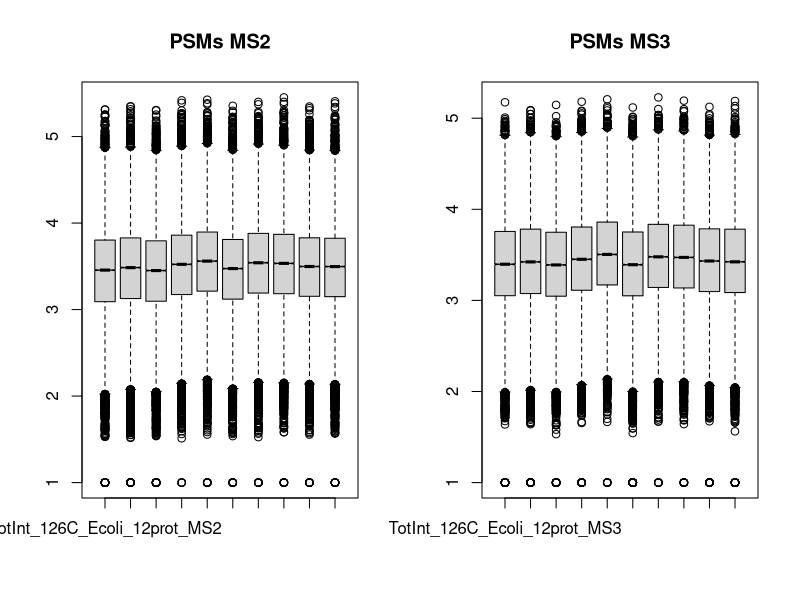
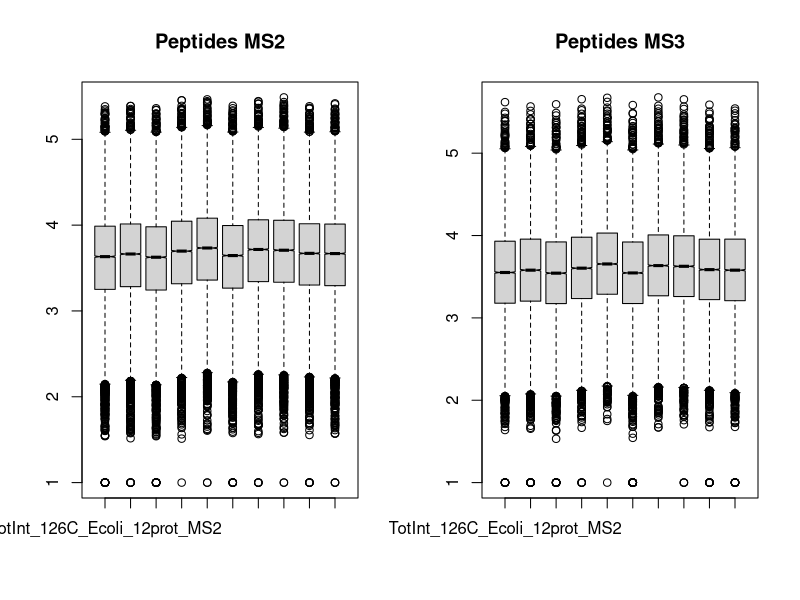
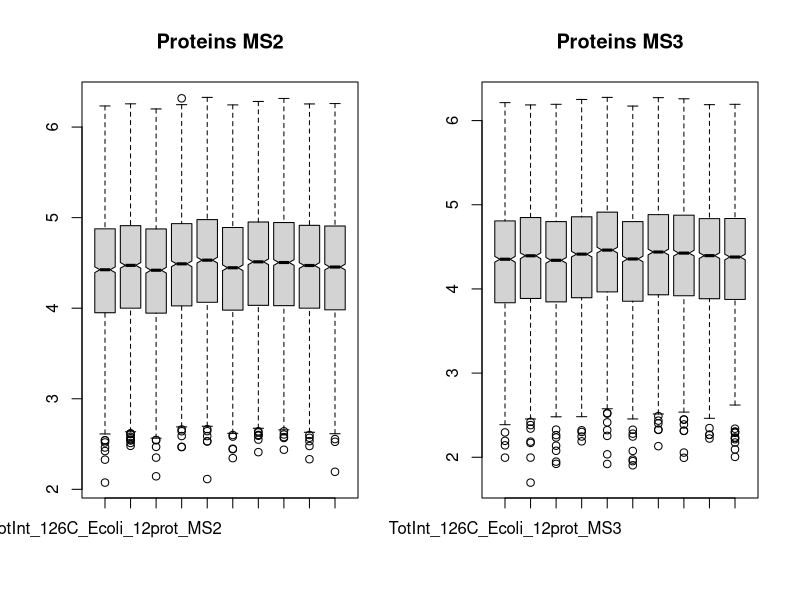
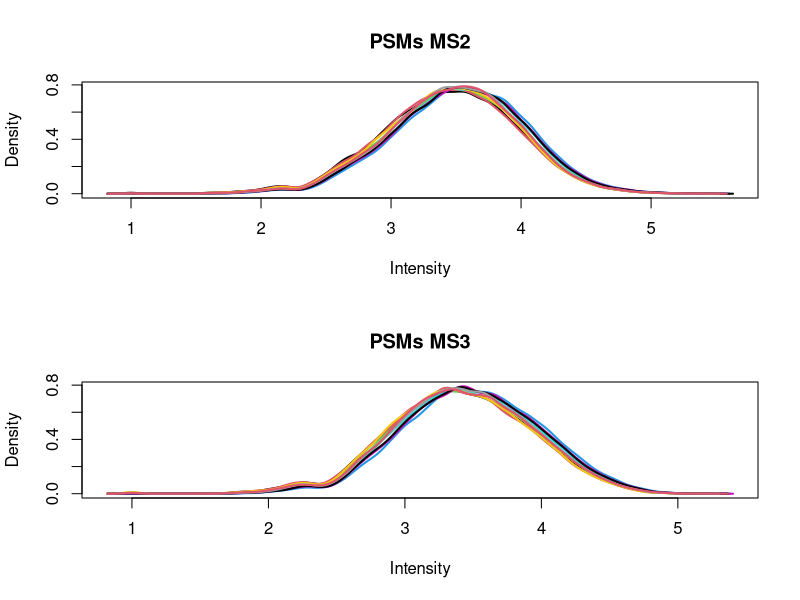
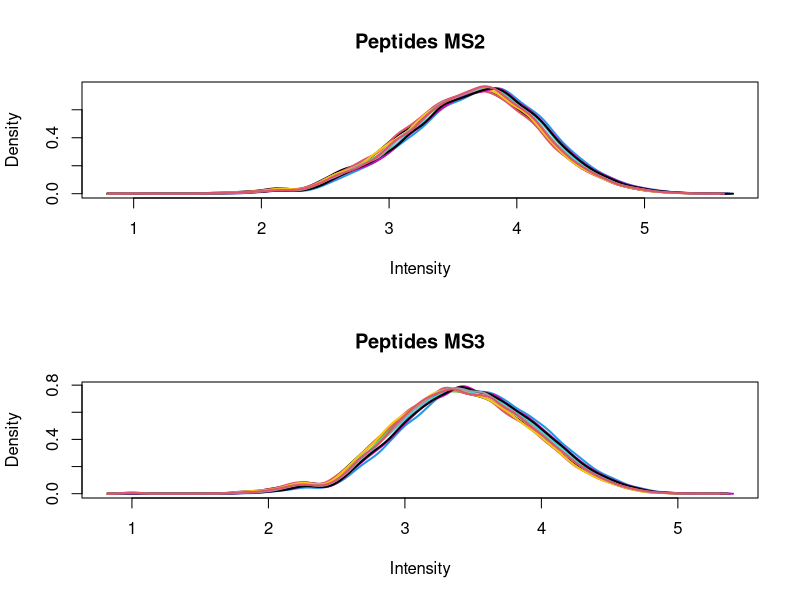
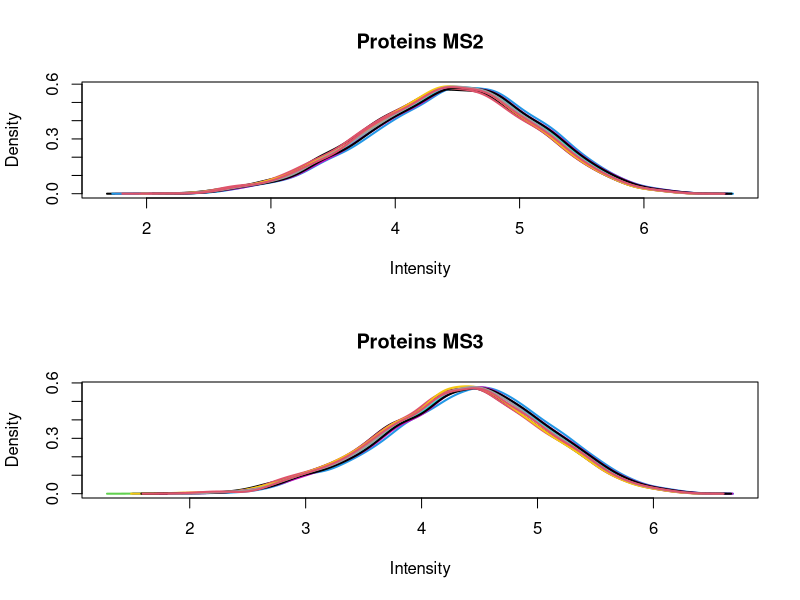
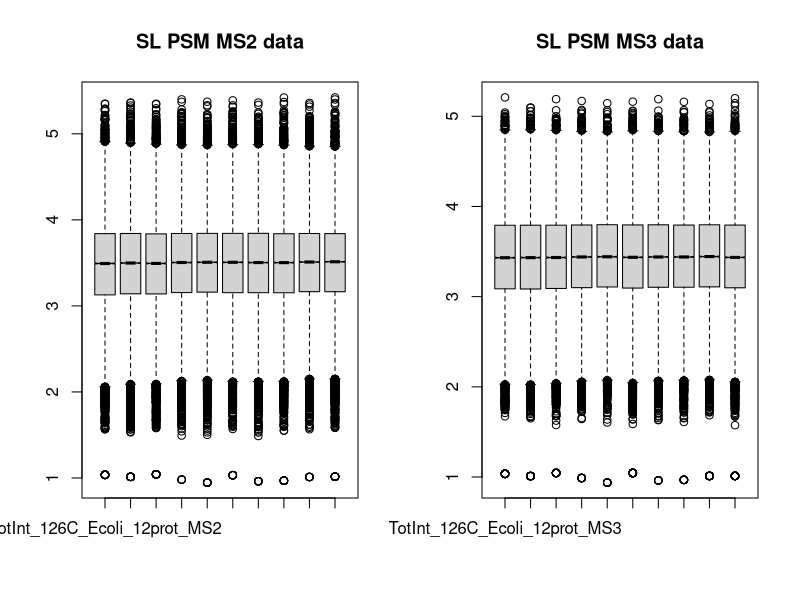
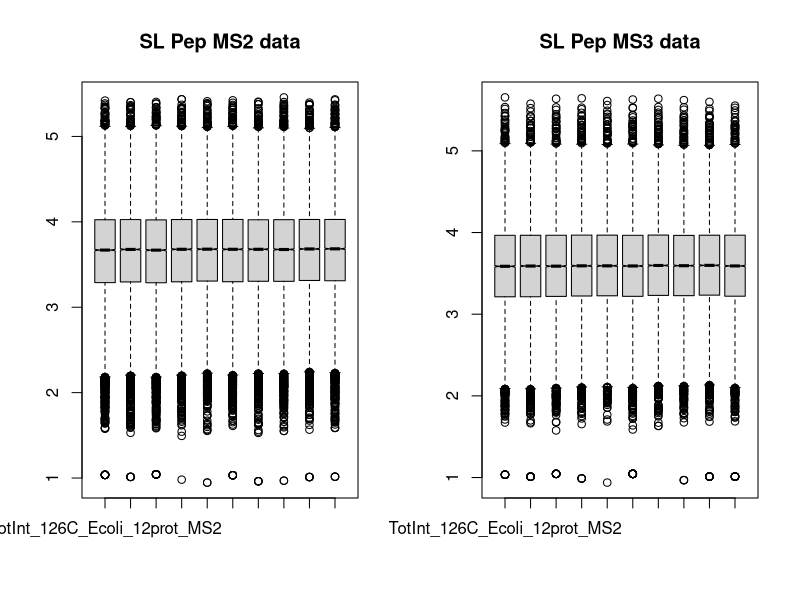

Write the R code that produced these figures, in order.
# comparing PSM, peptide, and protein intensity properties

# Data from this publication:
#D’Angelo, G., Chaerkady, R., Yu, W., Hizal, D.B., Hess, S., Zhao, W., Lekstrom, K., Guo, X., White, W.I., 
# Roskos, L. and Bowen, M.A., 2017. Statistical models for the analysis of isobaric tags multiplexed 
#quantitative proteomics. Journal of proteome research, 16(9), pp.3124-3136.

# load libraries
library(tidyverse)
library(limma)
library(edgeR)

# read in the four datasets and remove the spike-in proteins at the top of the frames
# PSMs
psm_ms2_all <- read.csv("./MS2/MS2_evidence.csv", stringsAsFactors = FALSE)
print("Raw import numbers:")
dim(psm_ms2_all)
psm_ms2 <- psm_ms2_all[471:dim(psm_ms2_all)[1], 2:11]
psm_ms3_all <- read.csv("./MS3/MS3_evidence.csv", stringsAsFactors = FALSE)
dim(psm_ms3_all)
psm_ms3 <- psm_ms3_all[354:dim(psm_ms3_all)[1], 2:11]

# Peptides
pep_ms2_all <- read.csv("./MS2/MS2_peptides.csv", stringsAsFactors = FALSE)
dim(pep_ms2_all)
pep_ms2 <- pep_ms2_all[219:dim(pep_ms2_all)[1], 2:11]
pep_ms3_all <- read.csv("./MS3/MS3_peptides.csv", stringsAsFactors = FALSE)
dim(pep_ms3_all)
pep_ms3 <- pep_ms3_all[183:dim(pep_ms3_all)[1], 2:11]

# Proteins
prot_ms2_all <- read.csv("./MS2/MS2_proteinGroups.csv", stringsAsFactors = FALSE)
dim(prot_ms2_all)
prot_ms2 <- prot_ms2_all[13:dim(prot_ms2_all)[1], 2:11]
prot_ms3_all <- read.csv("./MS3/MS3_proteinGroups.csv", stringsAsFactors = FALSE)
dim(prot_ms3_all)
prot_ms3 <- prot_ms3_all[13:dim(prot_ms3_all)[1], 2:11]

# replace zeros with "10" (something small relative to the smallest non-zero values)
psm_ms2[psm_ms2 <= 1] <- 10
psm_ms3[psm_ms3 <= 1] <- 10
pep_ms2[pep_ms2 <= 1] <- 10
pep_ms3[pep_ms3 <= 1] <- 10

# use something a bit larger for proteins
prot_ms2[prot_ms2 <= 1] <- 50
prot_ms3[prot_ms3 <= 1] <- 50

# check column sums
sum_frame <- data.frame(format(round(colSums(psm_ms2), digits = 0), big.mark = ","),
                        format(round(colSums(pep_ms2), digits = 0), big.mark = ","),
                        format(round(colSums(prot_ms2), digits = 0), big.mark = ","),
                        format(round(colSums(psm_ms3), digits = 0), big.mark = ","),
                        format(round(colSums(pep_ms3), digits = 0), big.mark = ","),
                        format(round(colSums(prot_ms3), digits = 0), big.mark = ","))
colnames(sum_frame) <- c("PSM_MS2", "Peptide_MS2", "Prot_MS2", "PSM_MS3", "Peptide_MS3", "Prot_MS3")
print("Column sums of different aggregation levels of E. coli proteins:")
sum_frame

# use the short names as working names and save at each stage to more descriptive variable names
psm_ms2_raw <- psm_ms2
psm_ms3_raw <- psm_ms3
pep_ms2_raw <- pep_ms2
pep_ms3_raw <- pep_ms3
prot_ms2_raw <- prot_ms2
prot_ms3_raw <- prot_ms3

# compare some intensity (peak heights) distributions with box plots
par(mfrow = c(1, 2))
boxplot(log10(psm_ms2), notch = TRUE, main = "PSMs MS2")
boxplot(log10(psm_ms3), notch = TRUE, main = "PSMs MS3")
boxplot(log10(pep_ms2), notch = TRUE, main = "Peptides MS2")
boxplot(log10(pep_ms3), notch = TRUE, main = "Peptides MS3")
boxplot(log10(prot_ms2), notch = TRUE, main = "Proteins MS2")
boxplot(log10(prot_ms3), notch = TRUE, main = "Proteins MS3")

# compare some intensity (peak heights) distributions
par(mfrow = c(2, 1))
plotDensities(log10(psm_ms2), main = "PSMs MS2", legend = FALSE)
plotDensities(log10(psm_ms3), main = "PSMs MS3", legend = FALSE)
plotDensities(log10(pep_ms2), main = "Peptides MS2", legend = FALSE)
plotDensities(log10(psm_ms3), main = "Peptides MS3", legend = FALSE)
plotDensities(log10(prot_ms2), main = "Proteins MS2", legend = FALSE)
plotDensities(log10(prot_ms3), main = "Proteins MS3", legend = FALSE)
par(mfrow = c(1, 1))

# see what we have in the columns at each level of aggregation
print("PSM_MS2:")
summary(psm_ms2[6])
print("Peptides_MS2:")
summary(pep_ms2[6])
print("Proteins_MS2")
summary(prot_ms2[6])
print("PSM_MS3:")
summary(psm_ms3[6])
print("Peptides_MS3:")
summary(pep_ms3[6])
print("Proteins_MS3")
summary(prot_ms3[6])

# figure out the global scaling values
tar_psm_ms2 <- mean(colSums(psm_ms2))
tar_pep_ms2 <- mean(colSums(pep_ms2))
tar_prot_ms2 <- mean(colSums(prot_ms2))
tar_psm_ms3 <- mean(colSums(psm_ms3))
tar_pep_ms3 <- mean(colSums(pep_ms3))
tar_prot_ms3 <- mean(colSums(prot_ms3))

# do the sample loading normalization before the IRS normalization
# there is a different correction factor for each column
facs_psm_ms2 <- tar_psm_ms2 / colSums(psm_ms2)
psm_ms2 <- sweep(psm_ms2, 2, facs_psm_ms2, FUN = "*")
facs_pep_ms2 <- tar_pep_ms2 / colSums(pep_ms2)
pep_ms2 <- sweep(pep_ms2, 2, facs_pep_ms2, FUN = "*")
facs_prot_ms2 <- tar_prot_ms2 / colSums(prot_ms2)
prot_ms2 <- sweep(prot_ms2, 2, facs_prot_ms2, FUN = "*")
facs_psm_ms3 <- tar_psm_ms3 / colSums(psm_ms3)
psm_ms3 <- sweep(psm_ms3, 2, facs_psm_ms3, FUN = "*")
facs_pep_ms3 <- tar_pep_ms3 / colSums(pep_ms3)
pep_ms3 <- sweep(pep_ms3, 2, facs_pep_ms3, FUN = "*")
facs_prot_ms3 <- tar_prot_ms3 / colSums(prot_ms3)
prot_ms3 <- sweep(prot_ms3, 2, facs_prot_ms3, FUN = "*")

# see what the SL normalized data look like
par(mfrow = c(1, 2))
boxplot(log10(psm_ms2), notch = TRUE, main = "SL PSM MS2 data")
boxplot(log10(psm_ms3), notch = TRUE, main = "SL PSM MS3 data")
boxplot(log10(pep_ms2), notch = TRUE, main = "SL Pep MS2 data")
boxplot(log10(pep_ms3), notch = TRUE, main = "SL Pep MS3 data")
boxplot(log10(prot_ms2), notch = TRUE, main = "SL Prot MS2 data")
boxplot(log10(prot_ms3), notch = TRUE, main = "SL Prot MS3 data")

# NOTE: density distributions order samples differently than box plots...
par(mfrow = c(2, 1))
plotDensities(log10(psm_ms2), legend = FALSE, main = "SL PSM MS2 data")
plotDensities(log10(psm_ms3), legend = FALSE, main = "SL PSM MS3 data")
plotDensities(log10(pep_ms2), legend = FALSE, main = "SL Pep MS2 data")
plotDensities(log10(pep_ms3), legend = FALSE, main = "SL Pep MS3 data")
plotDensities(log10(prot_ms2), legend = FALSE, main = "SL Prot MS2 data")
plotDensities(log10(prot_ms3), legend = FALSE, main = "SL Prot MS3 data")
par(mfrow = c(1, 1))

# do TMM on data
psm_ms2_tmm <- calcNormFactors(psm_ms2)
psm_ms2 <- sweep(psm_ms2, 2, psm_ms2_tmm, FUN = "/") # this is data after SL and TMM on original scale
pep_ms2_tmm <- calcNormFactors(pep_ms2)
pep_ms2 <- sweep(pep_ms2, 2, pep_ms2_tmm, FUN = "/") # this is data after SL and TMM on original scale
print("Print the TMM correction factors (MS2 proteins then MS3 proteins:")
(prot_ms2_tmm <- calcNormFactors(prot_ms2))
prot_ms2 <- sweep(prot_ms2, 2, prot_ms2_tmm, FUN = "/") # this is data after SL and TMM on original scale

psm_ms3_tmm <- calcNormFactors(psm_ms3)
psm_ms3 <- sweep(psm_ms2, 2, psm_ms3_tmm, FUN = "/") # this is data after SL and TMM on original scale
pep_ms3_tmm <- calcNormFactors(pep_ms3)
pep_ms3 <- sweep(pep_ms2, 2, pep_ms3_tmm, FUN = "/") # this is data after SL and TMM on original scale
(prot_ms3_tmm <- calcNormFactors(prot_ms3))
prot_ms3 <- sweep(prot_ms2, 2, prot_ms3_tmm, FUN = "/") # this is data after SL and TMM on original scale

# see what the SL/TMM normalized data look like
par(mfrow = c(1, 2))
boxplot(log10(psm_ms2), notch = TRUE, main = "SL/TMM PSM MS2 data")
boxplot(log10(psm_ms3), notch = TRUE, main = "SL/TMM PSM MS3 data")
boxplot(log10(pep_ms2), notch = TRUE, main = "SL/TMM Pep MS2 data")
boxplot(log10(pep_ms3), notch = TRUE, main = "SL/TMM Pep MS3 data")
boxplot(log10(prot_ms2), notch = TRUE, main = "SL/TMM Prot MS2 data")
boxplot(log10(prot_ms3), notch = TRUE, main = "SL/TMM Prot MS3 data")

# NOTE: density distributions order samples differently than box plots...
par(mfrow = c(2, 1))
plotDensities(log10(psm_ms2), legend = FALSE, main = "SL/TMM PSM MS2 data")
plotDensities(log10(psm_ms3), legend = FALSE, main = "SL/TMM PSM MS3 data")
plotDensities(log10(pep_ms2), legend = FALSE, main = "SL/TMM Pep MS2 data")
plotDensities(log10(pep_ms3), legend = FALSE, main = "SL/TMM Pep MS3 data")
plotDensities(log10(prot_ms2), legend = FALSE, main = "SL/TMM Prot MS2 data")
plotDensities(log10(prot_ms3), legend = FALSE, main = "SL/TMM Prot MS3 data")
par(mfrow = c(1, 1))

# save the normalized data frames
psm_ms2_norm <- psm_ms2
psm_ms3_norm <- psm_ms3
pep_ms2_norm <- pep_ms2
pep_ms3_norm <- pep_ms3
prot_ms2_norm <- prot_ms2
prot_ms3_norm <- prot_ms3

# create an average vector for the x-axis
psm_ms2$ref <- rowMeans(psm_ms2)
pep_ms2$ref <- rowMeans(pep_ms2)
prot_ms2$ref <- rowMeans(prot_ms2)
psm_ms3$ref <- rowMeans(psm_ms3)
pep_ms3$ref <- rowMeans(pep_ms3)
prot_ms3$ref <- rowMeans(prot_ms3)

# linear scales (thank you stack exchange - plotting setup in ggplot is very different...)
psm_ms2 %>% 
  gather(channel, intensity, -ref) %>%
  ggplot(aes(ref, intensity)) + geom_point() + facet_wrap(~channel) + ggtitle("PSMs MS2")

pep_ms2 %>% 
  gather(channel, intensity, -ref) %>%
  ggplot(aes(ref, intensity)) + geom_point() + facet_wrap(~channel) + ggtitle("Peptides MS2")

prot_ms2 %>% 
  gather(channel, intensity, -ref) %>%
  ggplot(aes(ref, intensity)) + geom_point() + facet_wrap(~channel) + ggtitle("Proteins MS2")

# plot the linear MS3 method data
psm_ms3 %>% 
  gather(channel, intensity, -ref) %>%
  ggplot(aes(ref, intensity)) + geom_point() + facet_wrap(~channel) + ggtitle("PSMs MS3")

pep_ms3 %>% 
  gather(channel, intensity, -ref) %>%
  ggplot(aes(ref, intensity)) + geom_point() + facet_wrap(~channel) + ggtitle("Peptides MS3")

prot_ms3 %>% 
  gather(channel, intensity, -ref) %>%
  ggplot(aes(ref, intensity)) + geom_point() + facet_wrap(~channel) + ggtitle("Proteins MS3")

# log transform the data
log_psm_ms2 <- log10(psm_ms2)
log_pep_ms2 <- log10(pep_ms2)
log_prot_ms2 <- log10(prot_ms2)
log_psm_ms3 <- log10(psm_ms3)
log_pep_ms3 <- log10(pep_ms3)
log_prot_ms3 <- log10(prot_ms3)

# plot the MS2 method data with the log scales
log_psm_ms2 %>% 
  gather(channel, intensity, -ref) %>%
  ggplot(aes(ref, intensity)) + geom_point() + facet_wrap(~channel) + ggtitle("log PSMs MS2")

log_pep_ms2 %>% 
  gather(channel, intensity, -ref) %>%
  ggplot(aes(ref, intensity)) + geom_point() + facet_wrap(~channel) + ggtitle("log Peptides MS2")

log_prot_ms2 %>% 
  gather(channel, intensity, -ref) %>%
  ggplot(aes(ref, intensity)) + geom_point() + facet_wrap(~channel) + ggtitle("log Proteins MS2")

# finally, the MS3 method data with log scales
log_psm_ms3 %>% 
  gather(channel, intensity, -ref) %>%
  ggplot(aes(ref, intensity)) + geom_point() + facet_wrap(~channel) + ggtitle("log PSMs MS3")

log_pep_ms3 %>% 
  gather(channel, intensity, -ref) %>%
  ggplot(aes(ref, intensity)) + geom_point() + facet_wrap(~channel) + ggtitle("log Peptides MS3")

log_prot_ms3 %>% 
  gather(channel, intensity, -ref) %>%
  ggplot(aes(ref, intensity)) + geom_point() + facet_wrap(~channel) + ggtitle("log Proteins MS3")

# define a function for computing CVs
compute_cv <- function(temp) {
  cv <- 100 * apply(temp, 1, sd) / rowMeans(temp)
}

# compute the CVs and look at the distributions
print("MS2 method (PSMs, peptides, proteins)")
summary(compute_cv(psm_ms2))
summary(compute_cv(pep_ms2))
summary(compute_cv(prot_ms2))

print("MS3 method (PSMs, peptides, proteins)")
summary(compute_cv(psm_ms3))
summary(compute_cv(pep_ms3))
summary(compute_cv(prot_ms3))

# make some box plots, too
par(mfrow = c(2, 3))
boxplot(compute_cv(psm_ms2), ylim = c(0, 50), notch = TRUE, main = "MS2: PSMs")
boxplot(compute_cv(pep_ms2), ylim = c(0, 50), notch = TRUE, main = "MS2: Peptides")
boxplot(compute_cv(prot_ms2), ylim = c(0, 50), notch = TRUE, main = "MS2: Proteins")
boxplot(compute_cv(psm_ms3), ylim = c(0, 50), notch = TRUE, main = "MS3: PSMs")
boxplot(compute_cv(pep_ms3), ylim = c(0, 50), notch = TRUE, main = "MS3: Peptides")
boxplot(compute_cv(prot_ms3), ylim = c(0, 50), notch = TRUE, main = "MS3: Proteins")
par(mfrow = c(1, 1))

# check clustering at the protein level betwen MS2 and MS3 methods
plotMDS(log2(prot_ms2), pch = 4, main = "MS2 Proteins")
plotMDS(log2(prot_ms3), pch = 3, main = "MS3 Proteins")

# remember that we saved the final normalized data in data frames that we could 
# write out if we wanted to get back into static summary files for publication
